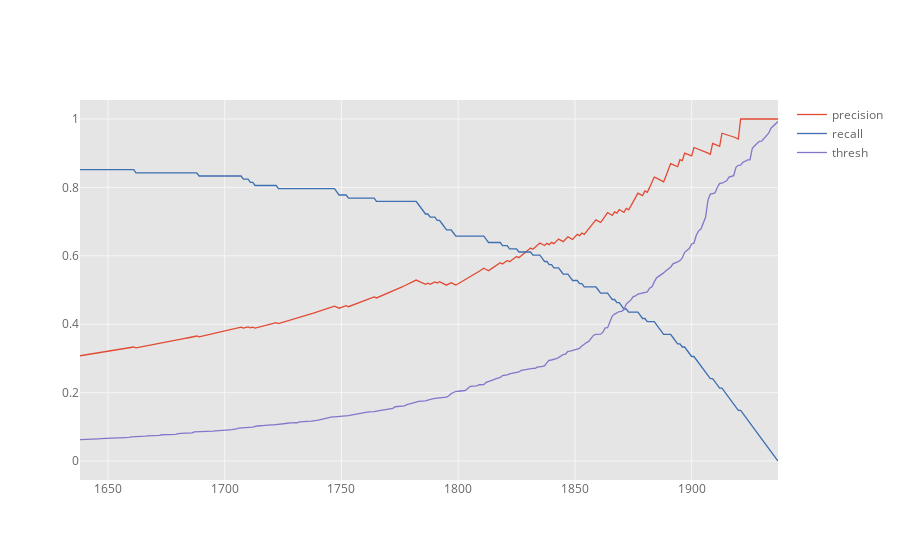

Write notebook code for a chart like this one.
### Code cell
pd.DataFrame({'precision': results[0], 
              'recall': results[1], 
              'thresh': [0] + list(results[2])}).tail(300).iplot()

### Figure 1 — Plotly figure (JSON) as saved in the notebook; plotly's stock layout.template omitted (floating-point values rounded to 4 significant figures; data arrays with more than 128 entries replaced by an {"elided": "..."} marker saying what was removed)
{"data": [{"line": {"color": "rgba(226, 74, 51, 1.0)", "dash": "solid", "shape": "linear", "width": 1.3}, "mode": "lines", "name": "precision", "text": "", "type": "scatter", "uid": "41be854a-50e1-41b5-95d1-121cff997784", "x": {"elided": "300 int values"}, "y": {"elided": "300 float values"}}, {"line": {"color": "rgba(62, 111, 176, 1.0)", "dash": "solid", "shape": "linear", "width": 1.3}, "mode": "lines", "name": "recall", "text": "", "type": "scatter", "uid": "e443c5a4-b789-473b-8d19-7fa0083110ac", "x": {"elided": "300 int values"}, "y": {"elided": "300 float values"}}, {"line": {"color": "rgba(132, 118, 202, 1.0)", "dash": "solid", "shape": "linear", "width": 1.3}, "mode": "lines", "name": "thresh", "text": "", "type": "scatter", "uid": "c65e7bfe-4174-48b5-b6e7-7b97e53ae121", "x": {"elided": "300 int values"}, "y": {"elided": "300 float values"}}], "layout": {"legend": {"bgcolor": "#FFFFFF", "font": {"color": "#666666"}}, "paper_bgcolor": "#FFFFFF", "plot_bgcolor": "#E5E5E5", "title": {"font": {"color": "#151516"}}, "xaxis": {"gridcolor": "#F6F6F6", "showgrid": true, "tickfont": {"color": "#666666"}, "title": {"font": {"color": "#666666"}, "text": ""}, "zerolinecolor": "#F6F6F6"}, "yaxis": {"gridcolor": "#F6F6F6", "showgrid": true, "tickfont": {"color": "#666666"}, "title": {"font": {"color": "#666666"}, "text": ""}, "zerolinecolor": "#F6F6F6"}}}
